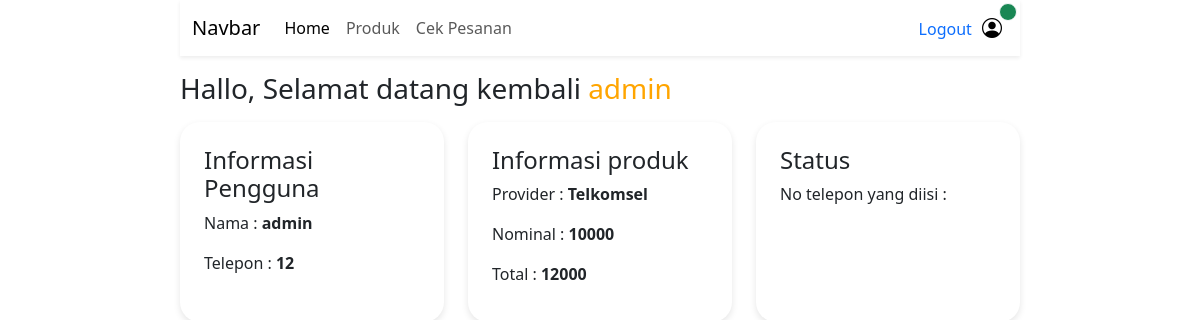
The app's page /user/detail.php?id=1 (signed in) with its own data.
### tables this page shows
CREATE TABLE `transaksi` (
  `id_transaksi` int(11) NOT NULL,
  `id_pengguna` int(11) NOT NULL,
  `id_produk` int(11) NOT NULL,
  `tanggal` date NOT NULL,
  `telepon` varchar(16) NOT NULL,
  `total` int(11) NOT NULL,
  `status_pembelian` varchar(200) NOT NULL,
  `bukti` varchar(200) NOT NULL
);

CREATE TABLE `produk` (
  `id_produk` int(11) NOT NULL,
  `nama_provider` varchar(100) NOT NULL,
  `nominal` int(11) NOT NULL,
  `harga` int(11) NOT NULL,
  `logo_produk` varchar(100) NOT NULL
);

### user/detail.php (the view, shortened to what this page needs)
<?php
include "../koneksi.php";
$id = $_GET['id'];
$tampil = mysqli_query($koneksi, "SELECT * FROM transaksi JOIN produk ON transaksi.id_produk = produk.id_produk WHERE id_transaksi = '$id'");
$pecah = mysqli_fetch_assoc($tampil);
?>
<!doctype html>
<html lang="en">
  <head>
    <link rel="stylesheet" href="https://cdn.lineicons.com/4.0/lineicons.css" />
    <link rel="stylesheet" href="https://cdn.jsdelivr.net/npm/bootstrap-icons@1.11.3/font/bootstrap-icons.min.css">
    <link href="https://cdn.jsdelivr.net/npm/bootstrap@5.3.3/dist/css/bootstrap.min.css" rel="stylesheet">
  </head>
  <body>
    <div class="full-kontainer">
    <nav class="navbar navbar-expand-lg shadow-sm">
        <div class="container-fluid">
          <a class="navbar-brand" href="#">Navbar</a>
          <div class="collapse navbar-collapse  justify-content-between" id="navbarNavAltMarkup">
            <div class="navbar-nav ">
              <a class="nav-link active" aria-current="page" href="#">Home</a>
              <a class="nav-link" href="../index.php?#produk">Produk</a>
              <a class="nav-link" href="#">Cek Pesanan</a>
            </div>
            <?php if(isset($_SESSION['pengguna'])): ?>
            <div class="bungkus-logout">
            <a href="../logout.php" class="logout">Logout</a>
            <button class="orang bi bi-person-circle position-relative">
                <span class="position-absolute top-0 start-100 translate-middle p-2 bg-success border border-light rounded-circle">
                </span>
            </button>
            </div>
            <?php endif ?>
          </div>
        </div>
      </nav>
    <div>
        <h3 class="my-3">Hallo, Selamat datang kembali <span><?php echo $_SESSION['pengguna']['nama_pengguna'];?></span></h3>
    </div>
    <div class="kontainer">
        <div class="row">
            <div class="col-md-4">
                <div class="kartu p-4">
                <h4>Informasi Pengguna</h4>
                <p>Nama     : <strong><?php echo $_SESSION['pengguna']['nama_pengguna']; ?></strong></p>
                <p>Telepon  : <strong><?php echo $_SESSION['pengguna']['telepon_pengguna'];?></strong></p>
                </div>
            </div>
            <div class="col-md-4">
                <div class="kartu p-4">
                <h4>Informasi produk</h4>
                <p>Provider     : <strong><?php echo $pecah['nama_provider'];?></strong></p>
                <p>Nominal      : <strong><?php echo $pecah['nominal'];?></strong></p>
                <p>Total        : <strong><?php echo $pecah['total'];?></strong></p>
                </div>
            </div>
            <div class="col-md-4">
                <div class="kartu p-4">
                <h4>Status</h4>
                <p>No telepon yang diisi : <?php echo $pecah['telepon'];?></p>
                </div>
            </div>
        </div>
    </div>
    </div>
  </body>
</html>

### user/detail.php (style rules this page uses)
.full-kontainer { width: 70%; margin: 0 auto; }
.logout { text-decoration: none; }
span { color: orange; }
.kartu { box-shadow: 0px 3px 7px rgba(0,0,0,0.1); height: 200px; border-radius: 20px; }
.orang { border: none; background-color: transparent; font-size: 20px; }

### records on screen
transaksi: id_produk.nama_provider "Telkomsel", id_produk.nominal "10000", total "12000"

### other values on screen
$_SESSION['pengguna']['nama_pengguna'] "admin"
$_SESSION['pengguna']['telepon_pengguna'] "12"
